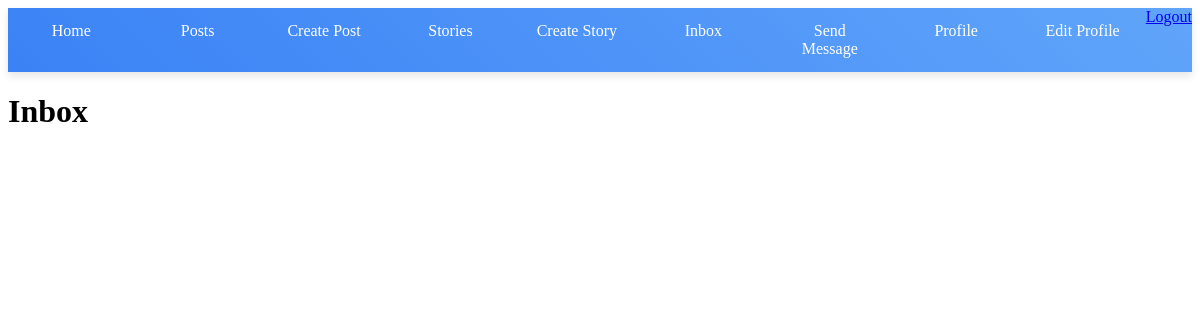
Page /inbox/ (signed in) on the earlier database version.
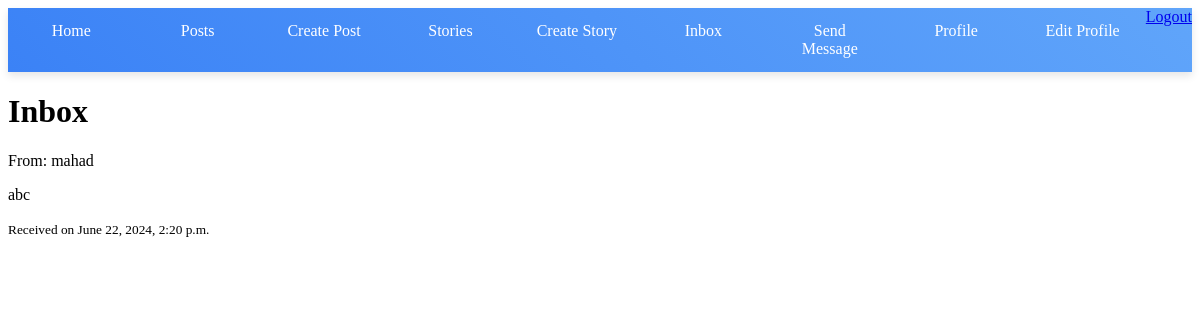
Same page on the later database version.
### core/models.py (models this page shows, shortened)
class Message(models.Model):
    sender = models.ForeignKey(User, on_delete=models.CASCADE, related_name='sent_messages')
    receiver = models.ForeignKey(User, on_delete=models.CASCADE, related_name='received_messages')
    content = models.TextField()
    created_at = models.DateTimeField(auto_now_add=True)

### core/views.py (the view)
# urls.py: path('inbox/', views.inbox, name='inbox'),
@login_required
def inbox(request):
    messages = Message.objects.filter(receiver=request.user).order_by('-created_at')
    return render(request, 'core/inbox.html', {'messages': messages})

### core/templates/core/inbox.html (shortened to what this page needs)
{% extends "core/base.html" %}
{% block content %}
<h1>Inbox</h1>
{% for message in messages %}
    <div>
        <p>From: {{ message.sender.username }}</p>
        <p>{{ message.content }}</p>
        <small>Received on {{ message.created_at }}</small>
    </div>
{% endfor %}
{% endblock %}

Differences in the rows shown:
added Message: sender.username "mahad", content "abc", created_at "June 22, 2024, 2:20 p.m."
